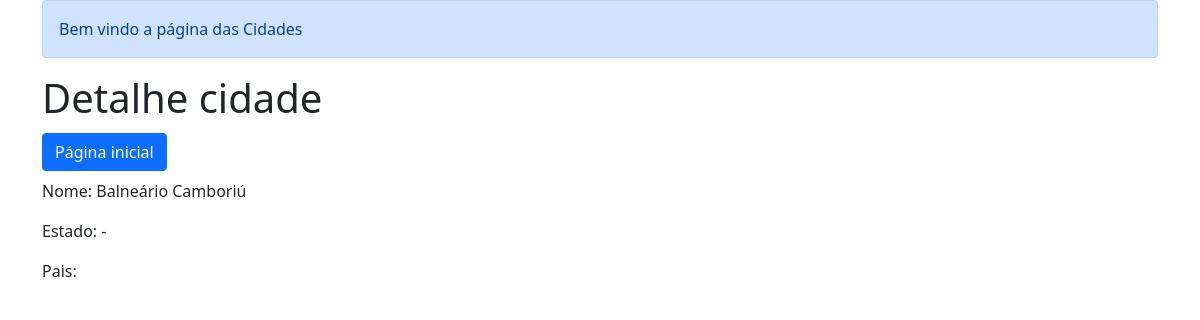
The app's page /detail/24/, older data.
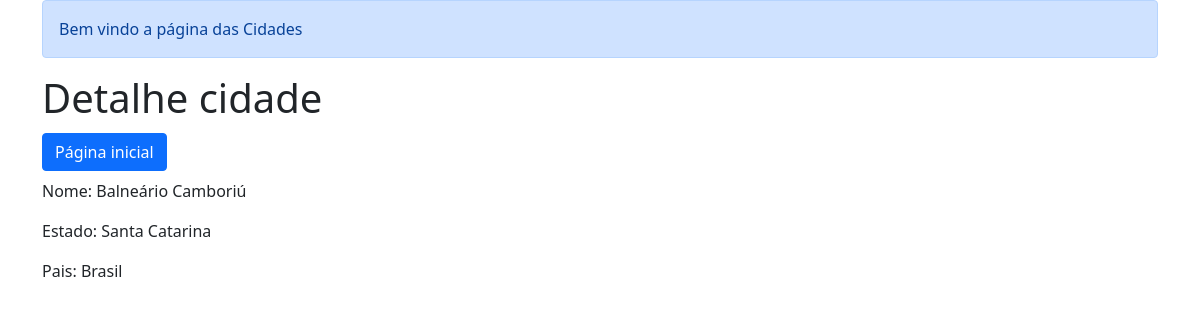
The same page, newer data.
### cadastros/models.py (models this page shows, shortened)
class Cidade(models.Model):
    estado = models.ForeignKey(Estado, on_delete=models.PROTECT, null=True, blank=False)
    nome = models.CharField(max_length=100, unique=True)
    capital = models.BooleanField(default=False, help_text=" Marcar se a cidade for capital.")
    class Meta:
        verbose_name = 'Cidade'
        verbose_name_plural = 'Cidades'

class Estado(models.Model):
    pais = models.ForeignKey(Pais, on_delete=models.PROTECT)
    nome = models.CharField(max_length=100, unique=True)
    def __str__(self):
        return self.nome
    class Meta:
        verbose_name = 'Estado'
        verbose_name_plural = 'Estados'
        ordering = ('nome', )

class Pais(models.Model):
    nome = models.CharField(max_length=100, unique=True)
    def __str__(self):
        return self.nome
    class Meta:
        verbose_name = 'País'
        verbose_name_plural = 'Países'

### cadastros/views.py (the view)
# urls.py: path('detail/<int:pk>/', CidadeDetail.as_view(), name='cidades-detalhe'),
class CidadeDetail(DetailView):
    context_object_name = 'cidade'
    queryset = Cidade.objects.all()
    template_name = 'cadastros/detalhe_cidades.html'

### cadastros/templates/cadastros/detalhe_cidades.html (shortened to what this page needs)
{% extends 'base.html' %}
{% block conteudo %}
<h1>Detalhe cidade</h1>
<h2><a class="btn btn-primary" href="{% url 'cidades-list' %}"> Página inicial</a></h2>
    <p>Nome: {{cidade.nome}} {% if cidade.capital%}<span class="badge bg-primary">Capital</span>{%endif%}</p>
    <p>Estado: {{cidade.estado|default_if_none:'-'}}</p>
    <p>Pais: {{cidade.estado.pais|default_if_none:'-'}}</p>
{% endblock %}

Row changes from the older to the newer data that the page shows:
changed Cidade "Balneário Camboriú": estado "-" → "Santa Catarina"; estado.pais (not shown) → "Brasil"
